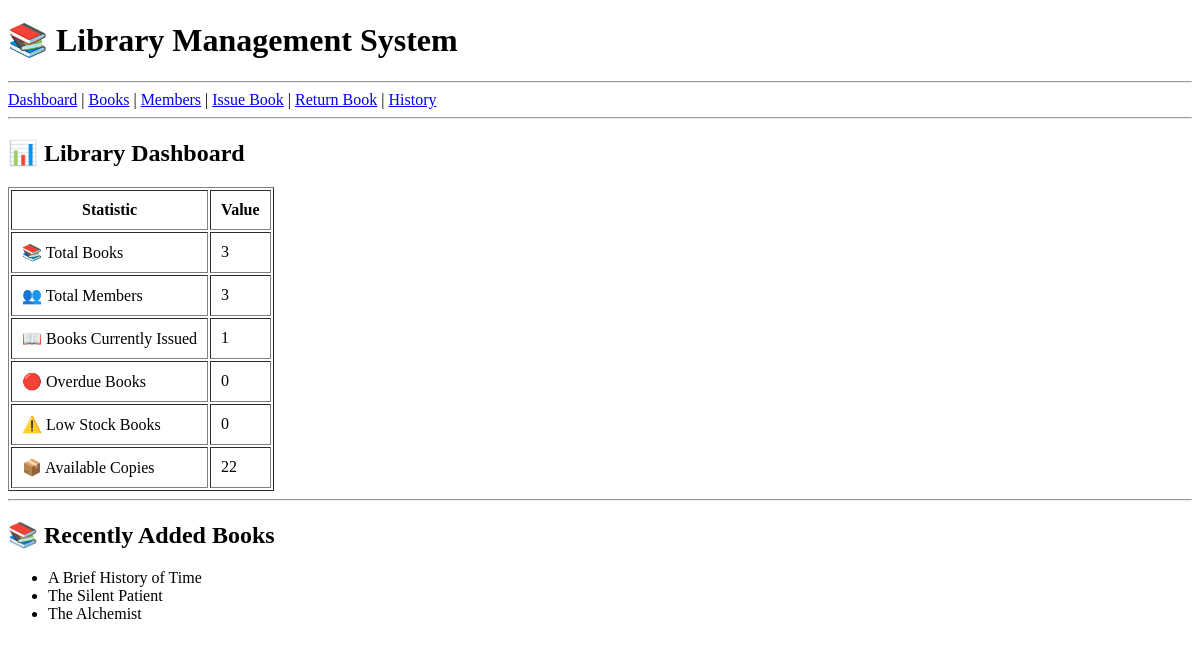
The page / on the database its author committed.
### tables this page shows
CREATE TABLE books (
        book_id INTEGER PRIMARY KEY AUTOINCREMENT,
        title TEXT NOT NULL,
        author TEXT NOT NULL,
        category TEXT,
        quantity INTEGER 
    );

### app.py (the view)
@app.route("/")
def home():
    conn = sqlite3.connect("library.db")
    cursor = conn.cursor()
    cursor.execute("SELECT COUNT(*) FROM books")
    total_books = cursor.fetchone()[0]
    cursor.execute("SELECT COUNT(*) FROM members")
    total_members = cursor.fetchone()[0]
    cursor.execute("""
        SELECT COUNT(*)
        FROM issued_books
        WHERE return_date IS NULL
    """)
    books_issued = cursor.fetchone()[0]
    cursor.execute("""
        SELECT COUNT(*)
        FROM issued_books
        WHERE
            return_date IS NULL
            AND due_date < DATE('now')
    """)
    overdue_books = cursor.fetchone()[0]
    cursor.execute("""
        SELECT COUNT(*)
        FROM books
        WHERE quantity <= 2
    """)
    low_stock = cursor.fetchone()[0]
    cursor.execute("""
        SELECT SUM(quantity)
        FROM books
    """)
    available_books = cursor.fetchone()[0]
    if available_books is None:
        available_books = 0
    cursor.execute("""
        SELECT title
        FROM books
        ORDER BY book_id DESC
        LIMIT 5
    """)
    recent_books = cursor.fetchall()
    conn.close()
    return render_template(
        "index.html",
        total_books=total_books,
        total_members=total_members,
        books_issued=books_issued,
        overdue_books=overdue_books,
        low_stock=low_stock,
        available_books=available_books,
        recent_books=recent_books
    )

### templates/index.html (shortened to what this page needs)
{% extends "base.html" %}
{% block content %}
<h2>📊 Library Dashboard</h2>
<table border="1" cellpadding="10">
<tr>
    <th>Statistic</th>
    <th>Value</th>
</tr>
<tr>
    <td>📚 Total Books</td>
    <td>{{ total_books }}</td>
</tr>
<tr>
    <td>👥 Total Members</td>
    <td>{{ total_members }}</td>
</tr>
<tr>
    <td>📖 Books Currently Issued</td>
    <td>{{ books_issued }}</td>
</tr>
<tr>
    <td>🔴 Overdue Books</td>
    <td>{{ overdue_books }}</td>
</tr>
<tr>
    <td>⚠️ Low Stock Books</td>
    <td>{{ low_stock }}</td>
</tr>
<tr>
    <td>📦 Available Copies</td>
    <td>{{ available_books }}</td>
</tr>
</table>
<hr>
<h2>📚 Recently Added Books</h2>
<ul>
{% for book in recent_books %}
<li>{{ book[0] }}</li>
{% endfor %}
</ul>
{% endblock %}

### rows shown on the page
books: title "A Brief History of Time"
books: title "The Silent Patient"
books: title "The Alchemist"

### other values the page prints
{{ total_books }} "3"
{{ total_members }} "3"
{{ books_issued }} "1"
{{ overdue_books }} "0"
{{ low_stock }} "0"
{{ available_books }} "22"
